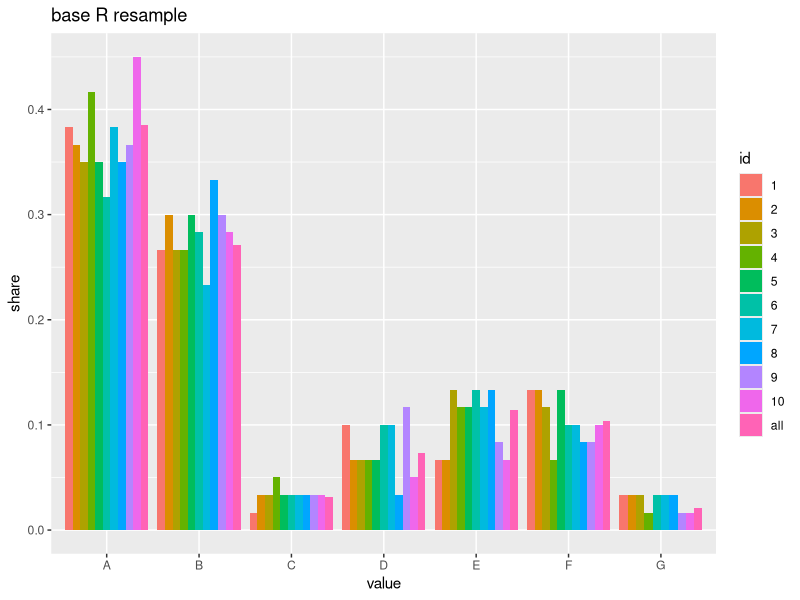
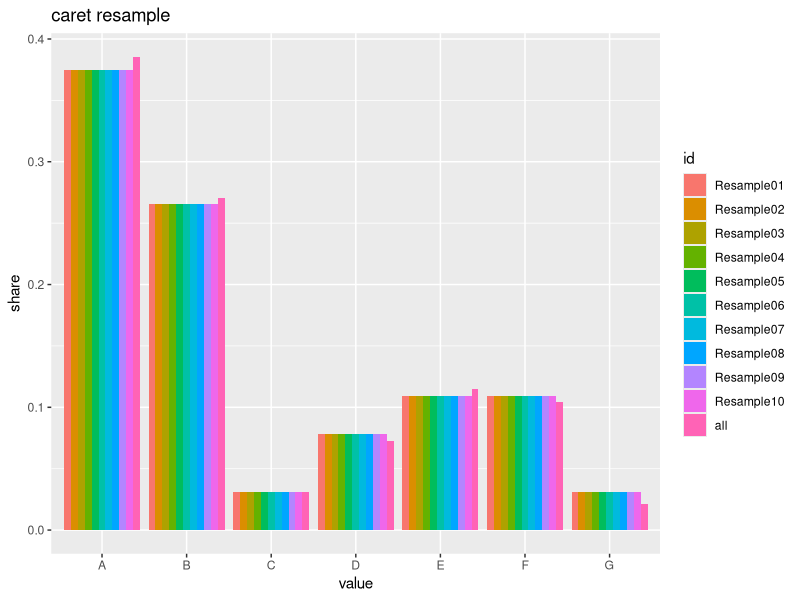
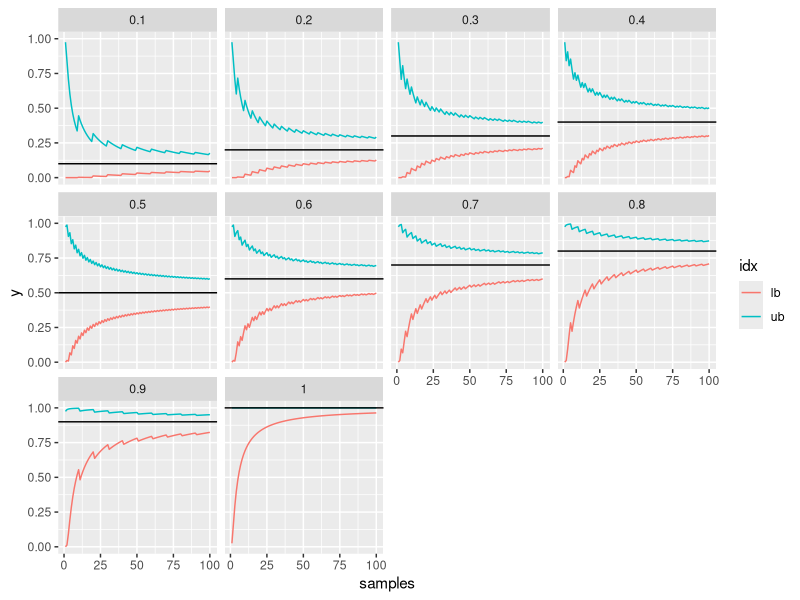

Write R code to recreate these figures, in order.
library(tidyverse)
library(caret)
data(oil)

set.seed(123987)

sample_ids <- 1:10
names(sample_ids) <- sample_ids

resample_base_r_plot <- sample_ids %>%
  purrr::map_df(~ sample(oilType, size = 60) %>% as.tibble,
                .id = "id") %>%
  bind_rows( oilType %>% as.tibble %>% mutate(id="all")) %>%
  mutate(id = forcats::as_factor(id)) %>%
  group_by(id,value) %>%
  summarise(n=n()) %>%
  ungroup %>%
  group_by(id) %>%
  mutate(share = n / sum(n)) %>%
  ungroup %>%
  ggplot(aes(x=value,y=share,fill=id)) + 
  geom_bar(stat = "identity", position = "dodge") +
  ggtitle("base R resample")

ggsave(plot = resample_base_r_plot,
       filename = "resample_base_r_plot.png",
       width = 5,
       height = 4,
       dpi = 100)

resample_caret_plot <- caret::createDataPartition(oilType, times = 10, p = 60/96, list = F) %>%
  as.tibble %>%
  gather(key=id,value=value) %>%
  mutate(value = oilType[value])  %>%
  bind_rows( oilType %>% as.tibble %>% mutate(id="all")) %>%
  mutate(id = forcats::as_factor(id)) %>%
  group_by(id,value) %>%
  summarise(n=n()) %>%
  ungroup %>%
  group_by(id) %>%
  mutate(share = n / sum(n)) %>%
  ungroup %>%
  ggplot(aes(x=value,y=share,fill=id)) + 
  geom_bar(stat = "identity", position = "dodge") +
  ggtitle("caret resample")

ggsave(plot = resample_caret_plot,
       filename = "resample_caret_plot.png",
       width = 5,
       height = 4,
       dpi = 100)

prob_invest <- expand.grid(seq(0.1,1.0,by=0.1),1:100) %>%
  as.tibble %>%
  rename(probs = Var1, samples = Var2) %>%
  mutate(successes = floor(probs * samples),
         newcol = purrr::map2(successes,samples,binom.test)) %>%
  mutate(newcol = purrr::map(newcol,~ data.frame(y=.x$conf.int, 
                                                 idx = c("lb","ub")))) %>%
  unnest %>%
  ggplot(aes(x=samples,y=y,colour=idx,group=idx))+
  geom_line()+
  facet_wrap(~probs)+
  geom_hline(aes(yintercept = probs)) 

  ggsave(plot = prob_invest,
         filename = "prob_invest.png",
         width = 8,
         height = 6,
         dpi = 100)
